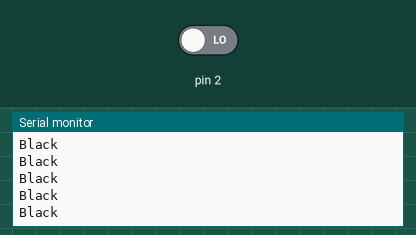
This sketch was run on a simulated Arduino Uno, built with avr-gcc and run on an emulated ATmega328P. Shown: the last lines printed to the serial monitor. Inputs (shaded band) come from the test bench; at power-on: pin 2 LOW.

Above: at 0.8 s.
0.9 s: pin 2 driven HIGH
At 2.0 s:
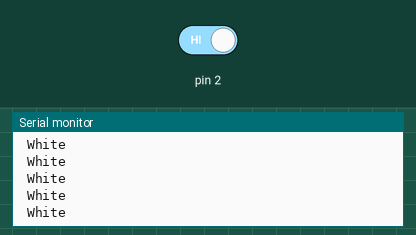
8.8 s: pin 2 driven LOW
At 9.4 s:
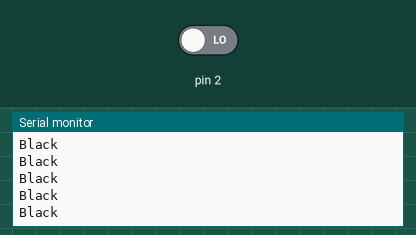
14.8 s: pin 2 driven HIGH
At 15.5 s:
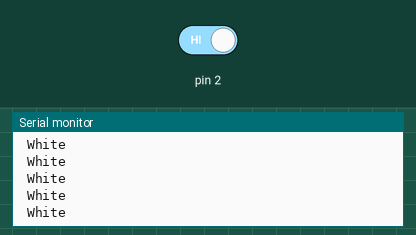

The sketch:

Digital_Read_IR__PIND_.ino
```cpp
# include <avr/io.h>

int main (void)
{
    Serial.begin(9600);
    DDRD =0x00;
    PORTD=0b00000000;

    while (1)
    {
      if((PIND&(1<<PD2)))
      //!(PIND&(1<<PD2))==0
      //if(PIND&(1<<PD2))==(1<<PD2))
      {
        Serial.println(" White");
        }
        else
        {
          Serial.println("Black");
        }


    }
    return 0;
}
```

Measured:
- after the input at 0.9 s, the serial monitor: prints a new line after 0.07 s (image 1)
- after the input at 8.8 s, the serial monitor: prints a new line after 0.07 s (image 2)
- after the input at 14.8 s, the serial monitor: prints a new line after 0.07 s (image 3)
